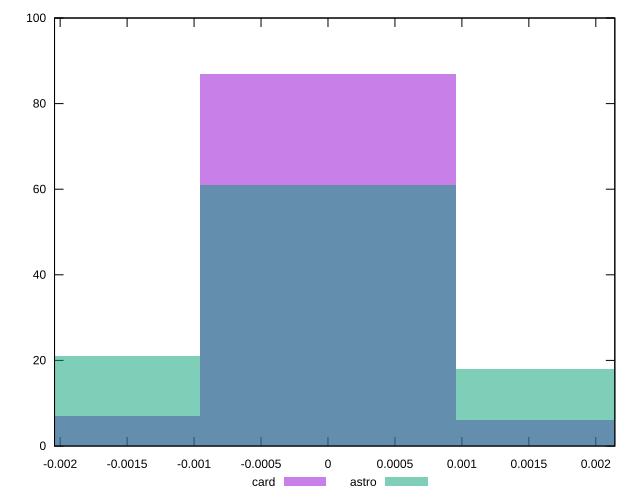

This figure's gnuplot source:
reset

$card <<EOF
0.0019117228186883535 6
0 87
-0.0019117228186883535 7
EOF

$astro <<EOF
0 61
-0.0019117228186883535 21
0.0019117228186883535 18
EOF

set key outside below
set boxwidth 0.0019117228186883535
set xrange [-0.0020419829919462035:0.0021419531553817073]
set yrange [0:100]
set trange [0:100]
set style fill transparent solid 0.5 noborder
set terminal svg size 640, 500 enhanced background rgb 'white'
set output "reports/report_00031_2021-02-24T23-18-18.084Z/meta/pScore-difference/comparison/histogram/2_vs_3.svg"

plot $card title "card" with boxes, \
     $astro title "astro" with boxes

reset
